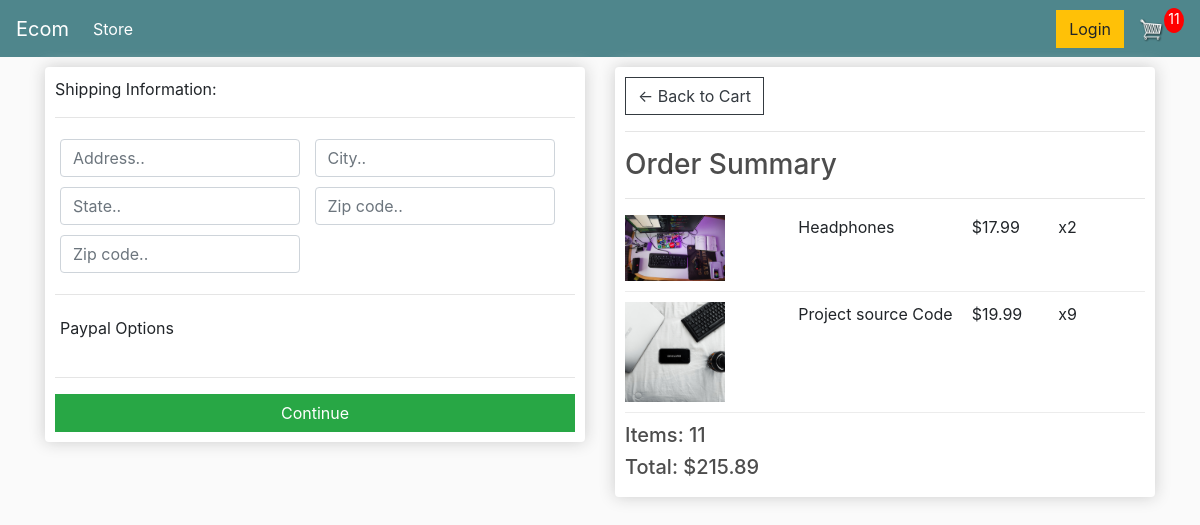
Page /checkout (signed in) on the committed database.
### store/models.py (models this page shows, shortened)
class Order(models.Model):
    customer=models.ForeignKey(Customer,on_delete=models.SET_NULL,blank=True,null=True)
    date=models.DateTimeField(auto_now_add=True)
    complete=models.BooleanField(default=False,null=True,blank=False)
    transaction_id=models.CharField(max_length=100,null=True)
    @property
    def get_cart_total(self):
            orderitems = self.orderitem_set.all()
            total = sum([item.get_total for item in orderitems])
            return total
    @property
    def get_cart_items(self):
            orderitems = self.orderitem_set.all()
            total = sum([item.quantity for item in orderitems])
            return total

class OrderItem(models.Model):
    product=models.ForeignKey(Product,on_delete=models.SET_NULL,blank=True,null=True)
    order=models.ForeignKey(Order,on_delete=models.SET_NULL,blank=True,null=True)
    quantity=models.IntegerField(default=0,null=True,blank=True)
    date_added=models.DateTimeField(auto_now_add=True)
    @property
    def get_total(self):
        total = self.product.price * self.quantity
        return total

class Product(models.Model):
    name=models.CharField(max_length=100)
    price=models.DecimalField(max_digits=7,decimal_places=2)
    digital=models.BooleanField(default=False,null=True,blank=False)
    image=models.ImageField(null=True,blank=True)

### store/views.py (the view)
# urls.py: path("checkout",views.checkout,name="checkout"),
@csrf_exempt
def checkout(request):
    if request.user.is_authenticated:
        customer=request.user.customer
        order,created = Order.objects.get_or_create(customer=customer,complete=False)
        items = order.orderitem_set.all()  #items attached to that order
    else: #this is when the user is not logged in
        items = []
        order = {"get_total":0,"get_cart_total":0}
    context={"items":items,"order":order}
    return render(request,"store/checkout.html",context)

### store/templates/store/checkout.html (shortened to what this page needs)
{% extends 'store/main.html' %}
{% load static %}
{% block content %}
<div class="row">
	{% if user.is_authenticated %}
	<div class="col-lg-6">
		<div class="box-element" id="form-wrapper">
			<form id="form">
				<div id="shipping-info">
				<p>Shipping Information:</p>
					<hr>
					<div class="form-field">
						<input class="form-control" type="text" name="address" placeholder="Address..">
					</div>
					<div class="form-field">
						<input class="form-control" type="text" name="city" placeholder="City..">
					</div>
					<div class="form-field">
						<input class="form-control" type="text" name="state" placeholder="State..">
					</div>
					<div class="form-field">
						<input class="form-control" type="text" name="zipcode" placeholder="Zip code..">
					</div>
					<div class="form-field">
						<input class="form-control" type="text" name="country" placeholder="Zip code..">
					</div>
				</div>
				<hr>
				<div class="form-field" id="payment-info">
					<p>Paypal Options</p>
				</div>
				<hr>
				<input id="form-button" class="btn btn-success btn-block" type="submit" value="Continue">
			</form>
		</div>
</div>
	{% endif %}
		<div class="col-lg-6">
			<div class="box-element">
				<a  class="btn btn-outline-dark" href="{% url 'home:cart' %}">&#x2190; Back to Cart</a>
				<hr>
				<h3>Order Summary</h3>
				<hr>
				{% for item in items %}
				<div class="cart-row">
                    {% if item.product.image %}
                    <div style="flex:2"><img class="row-image" src="{{item.product.image.url}}"></div>
                    {% else %}
                    <div style="flex:2"><img class="row-image" src="{% static 'images/placeholder.png' %}"></div>
                    {% endif %}
					<div style="flex:2"><p>{{item.product.name}}</p></div>
					<div style="flex:1"><p>${{item.product.price|floatformat:2}}</p></div>
					<div style="flex:1"><p>x{{item.quantity}}</p></div>
				</div>
				{% endfor %}
				<h5>Items:   {{order.get_cart_items}}</h5>
				<h5>Total:   ${{order.get_cart_total|floatformat:2}}</h5>
			</div>
		</div>
	</div>
{% endblock content %}

### store/templates/store/main.html (shortened to what this page needs)
<!DOCTYPE html>
{% load static %}
<html>
<head>
    <link rel="stylesheet" href="https://stackpath.bootstrapcdn.com/bootstrap/4.4.1/css/bootstrap.min.css">
    <link rel="stylesheet" type="text/css" href="{% static 'css/main.css' %}">
  </head>
    <body>
    <nav  class="navbar navbar-expand-lg navbar-dark bg-dark">
        <a class="navbar-brand" href="{% url 'home:store' %}">Ecom</a>
        <div class="collapse navbar-collapse" id="navbarSupportedContent">
          <ul class="navbar-nav mr-auto">
            <li class="nav-item active">
              <a class="nav-link" href="{% url 'home:store' %}">Store<span class="sr-only">(current)</span></a>
            </li>
          </ul>
          <div class="form-inline my-2 my-lg-0">
            <a href="#"class="btn btn-warning">Login</a>
            <a href="{% url 'home:cart' %}">
              <img  id="cart-icon" src="{% static 'images/cart.png' %}">
            </a>
           <p id="cart-total">{{order.get_cart_items|floatformat:0}}</p>
        </div>
        </div>
      </nav>
    <div class="container">
        {% block content %}
        {% endblock %}
    </div>
</body>
</html>

### static/css/main.css (style rules this page uses)
body { background-color: hsl(0, 0%, 98%); }
h1,h2,h3,h4,h5,h6 { color:hsl(0, 0%, 30%); }
.box-element { box-shadow:hsl(0, 0%, 80%) 0 0 16px; background-color: #fff; border-radius: 4px; padding: 10px; }
.bg-dark { background-color: #4f868c!important; }
#cart-icon { width:25px; display: inline-block; margin-left: 15px; }
#cart-total { display: block; text-align: center; color:#fff; background-color: red; width: 20px; height: 25px; border-radius: 50%; font-size: 14px; }
.col-lg-4, .col-lg-6, .col-lg-8, .col-lg-12 { margin-top: 10px; }
.btn { border-radius: 0; }
.row-image { width: 100px; }
.form-field { width:250px; display: inline-block; padding: 5px; }
.cart-row { display: flex; align-items: flex-stretch; padding-bottom: 10px; margin-bottom: 10px; border-bottom: 1px solid #ececec; }

### rows in the picture
Order: get_cart_items "11", get_cart_total "215.89"
OrderItem: product.image (picture), product.name "Headphones", product.price "17.99", quantity "2"
OrderItem: product.image (picture), product.name "Project source Code", product.price "19.99", quantity "9"
